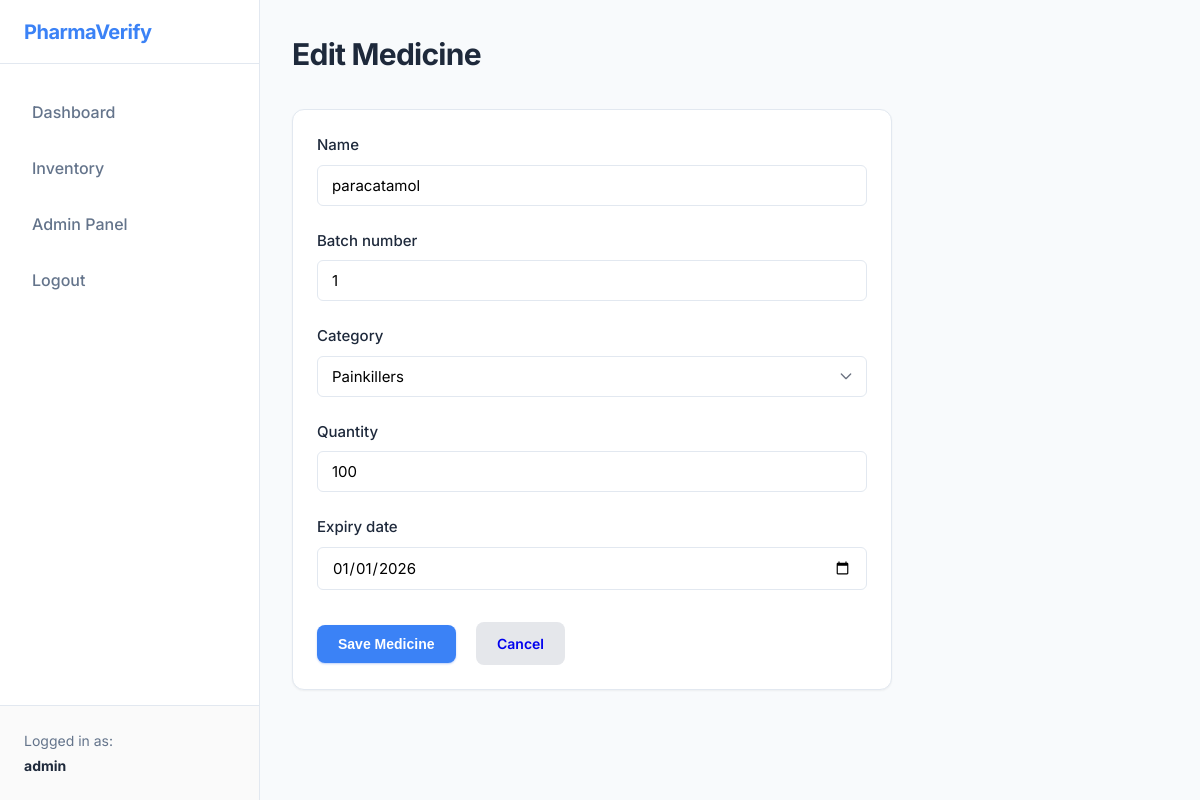
/inventory/medicines/1/edit/ (signed in), run on the app's committed database.
### accounts/models.py (models this page shows, shortened)
class User(AbstractUser):
    class Role(models.TextChoices):
        ADMIN = "ADMIN", "Admin"
        STAFF = "STAFF", "Staff"
    role = models.CharField(max_length=50, choices=Role.choices, default=Role.STAFF)

### inventory/models.py (models this page shows, shortened)
class Medicine(models.Model):
    name = models.CharField(max_length=200)
    batch_number = models.CharField(max_length=100)
    category = models.ForeignKey(Category, on_delete=models.CASCADE)
    quantity = models.IntegerField()
    expiry_date = models.DateField(db_index=True)
    created_at = models.DateTimeField(auto_now_add=True)
    updated_at = models.DateTimeField(auto_now=True)

### inventory/views.py (the view)
# urls.py: path('medicines/<int:pk>/edit/', views.MedicineUpdateView.as_view(), name='medicine_edit'),
class MedicineUpdateView(LoginRequiredMixin, UpdateView):
    model = Medicine
    form_class = MedicineForm
    template_name = 'inventory/medicine_form.html'
    success_url = reverse_lazy('inventory:medicine_list')

### inventory/forms.py
class MedicineForm(forms.ModelForm):
    class Meta:
        model = Medicine
        fields = ['name', 'batch_number', 'category', 'quantity', 'expiry_date']
        widgets = {
            'expiry_date': forms.DateInput(attrs={'type': 'date'}),
        }

### inventory/models.py (called while the page is built)
    def __str__(self):
        return self.name

### templates/inventory/medicine_form.html (shortened to what this page needs)
{% extends 'base.html' %}
{% block content %}
<div class="page-header">
    <h2>{% if form.instance.pk %}Edit Medicine{% else %}Add Medicine{% endif %}</h2>
</div>
<div class="card" style="max-width: 600px;">
    <form method="post">
        {% for field in form %}
        <div class="form-group">
            <label>{{ field.label }}</label>
            {{ field }}
        </div>
        {% endfor %}
        <div style="margin-top: 2rem;">
            <button type="submit" class="btn btn-primary">Save Medicine</button>
            <a href="{% url 'inventory:medicine_list' %}" class="btn"
                style="background: #e5e7eb; margin-left: 1rem;">Cancel</a>
        </div>
    </form>
</div>
{% endblock %}

### templates/base.html (shortened to what this page needs)
{% load static %}
<!DOCTYPE html>
<html lang="en">
  <head>
    <link rel="stylesheet" href="{% static 'css/style.css' %}?v=2" />
  </head>
  <body>
    {% if user.is_authenticated %}
    <nav class="sidebar">
      <div class="sidebar-header">PharmaVerify</div>
      <ul class="nav-links">
        <li><a href="{% url 'inventory:dashboard' %}">Dashboard</a></li>
        <li><a href="{% url 'inventory:medicine_list' %}">Inventory</a></li>
        {% if user.is_staff or user.is_superuser %}
        <li><a href="{% url 'inventory:admin_dashboard' %}">Admin Panel</a></li>
        {% endif %}
        <li>
          <a href="#" onclick="document.getElementById('logout-form').submit()"
            >Logout</a
          >
        </li>
      </ul>
      <div class="user-info">
        Logged in as: <strong>{{ user.username }}</strong>
      </div>
    </nav>
    <main class="main-content">{% block content %}{% endblock %}</main>
    {% else %}
    <main class="auth-main">{% block auth_content %}{% endblock %}</main>
    {% endif %}
  </body>
</html>

### static/css/style.css (style rules this page uses)
:root { --primary-color: #3b82f6; --primary-dark: #2563eb; --primary-light: #eff6ff; --secondary-color: #64748b; --success-color: #10b981; --success-bg: #ecfdf5; --warning-color: #f59e0b; --warning-bg: #fffbeb; --danger-color: #ef4444; --danger-bg: #fef2f2; --bg-color: #f8fafc; --card-bg: #ffffff; --text-primary: #1e293b; --text-secondary: #64748b; --border-color: #e2e8f0; --sidebar-width: 260px; --header-height: 64px; --shadow-sm: 0 1px 2px 0 rgb(0 0 0 / 0.05); --shadow-md: 0 4px 6px -1px rgb(0 0 0 / 0.1), 0 2px 4px -2px rgb(0 0 0 / 0.1); --shadow-lg: 0 10px 15px -3px rgb(0 0 0 / 0.1), 0 4px 6px -4px rgb(0 0 0 / 0.1); --radius-sm: 0.375rem; --radius-md: 0.5rem; --radius-lg: 0.75rem; }
* { box-sizing: border-box; margin: 0; padding: 0; }
body { font-family: "Inter", system-ui, -apple-system, sans-serif; background-color: var(--bg-color); color: var(--text-primary); display: flex; min-height: 100vh; line-height: 1.5; }
.sidebar { width: var(--sidebar-width); background-color: var(--card-bg); border-right: 1px solid var(--border-color); display: flex; flex-direction: column; position: fixed; height: 100%; z-index: 50; transition: transform 0.3s ease; }
.sidebar-header { height: var(--header-height); display: flex; align-items: center; padding: 0 1.5rem; font-size: 1.25rem; font-weight: 700; color: var(--primary-color); border-bottom: 1px solid var(--border-color); letter-spacing: -0.025em; }
.nav-links { list-style: none; padding: 1.5rem 1rem; flex-grow: 1; }
.nav-links li { margin-bottom: 0.5rem; }
.nav-links a { display: flex; align-items: center; padding: 0.75rem 1rem; color: var(--secondary-color); text-decoration: none; border-radius: var(--radius-md); transition: all 0.2s ease; font-weight: 500; }
.user-info { padding: 1.5rem; border-top: 1px solid var(--border-color); font-size: 0.875rem; color: var(--secondary-color); background-color: #fafafa; }
.user-info strong { color: var(--text-primary); display: block; margin-top: 0.25rem; }
.main-content { margin-left: var(--sidebar-width); flex-grow: 1; padding: 2rem; max-width: 1600px; margin-right: auto; }
.page-header { display: flex; justify-content: space-between; align-items: center; margin-bottom: 2rem; }
.page-header h2 { font-size: 1.875rem; font-weight: 700; color: var(--text-primary); letter-spacing: -0.025em; }
.btn { display: inline-flex; align-items: center; justify-content: center; padding: 0.625rem 1.25rem; border-radius: var(--radius-md); font-weight: 600; text-decoration: none; cursor: pointer; border: 1px solid transparent; transition: all 0.2s ease; font-size: 0.875rem; gap: 0.5rem; }
.btn-primary { background-color: var(--primary-color); color: white; box-shadow: 0 1px 2px 0 rgba(37, 99, 235, 0.3); }
.card { background: var(--card-bg); padding: 1.5rem; border-radius: var(--radius-lg); box-shadow: var(--shadow-sm); border: 1px solid var(--border-color); transition: transform 0.2s, box-shadow 0.2s; }
.form-group { margin-bottom: 1.5rem; }
.form-group label { display: block; margin-bottom: 0.5rem; font-weight: 500; color: var(--text-primary); font-size: 0.9375rem; }
.form-control { width: 100%; padding: 0.625rem 0.875rem; border: 1px solid var(--border-color); border-radius: var(--radius-sm); font-family: inherit; font-size: 0.9375rem; transition: border-color 0.2s, box-shadow 0.2s; background-color: #fff; }
select.form-control { background-repeat: no-repeat; background-position: right 0.75rem center; background-size: 1rem; appearance: none; padding-right: 2.5rem; }

### data on the page
User: username "admin"
Medicine: form "paracatamol" "1" "Painkillers" "100" "01/01/2026"

### other printed values
{{ field.label }} "Name" "Batch number" "Category" "Quantity" "Expiry date"
